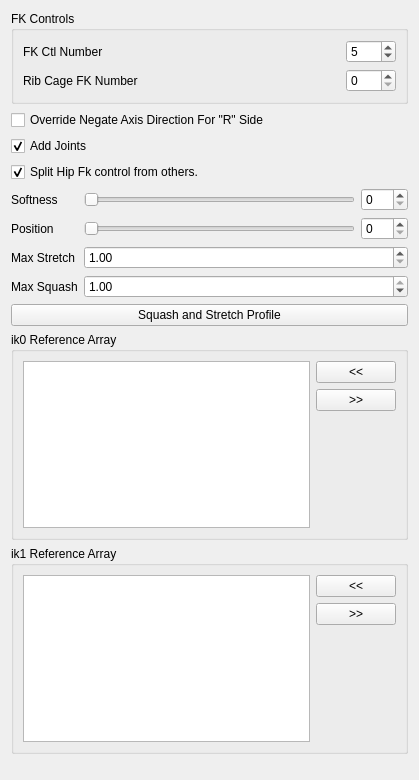
<?xml version="1.0" encoding="UTF-8"?>
<ui version="4.0">
 <class>Form</class>
 <widget class="QWidget" name="Form">
  <property name="geometry">
   <rect>
    <x>0</x>
    <y>0</y>
    <width>419</width>
    <height>780</height>
   </rect>
  </property>
  <property name="windowTitle">
   <string>Form</string>
  </property>
  <layout class="QVBoxLayout" name="verticalLayout">
   <item>
    <widget class="QGroupBox" name="groupBox_3">
     <property name="title">
      <string>FK Controls</string>
     </property>
     <layout class="QGridLayout" name="gridLayout">
      <item row="0" column="0">
       <layout class="QHBoxLayout" name="horizontalLayout_2" stretch="1,0">
        <property name="sizeConstraint">
         <enum>QLayout::SetMaximumSize</enum>
        </property>
        <item>
         <widget class="QLabel" name="fkNb_label">
          <property name="minimumSize">
           <size>
            <width>300</width>
            <height>0</height>
           </size>
          </property>
          <property name="text">
           <string>FK Ctl Number</string>
          </property>
         </widget>
        </item>
        <item>
         <widget class="QSpinBox" name="fkNb_spinBox">
          <property name="minimumSize">
           <size>
            <width>50</width>
            <height>0</height>
           </size>
          </property>
          <property name="minimum">
           <number>2</number>
          </property>
          <property name="maximum">
           <number>999</number>
          </property>
          <property name="value">
           <number>5</number>
          </property>
         </widget>
        </item>
       </layout>
      </item>
      <item row="1" column="0">
       <layout class="QHBoxLayout" name="horizontalLayout" stretch="1,0">
        <property name="sizeConstraint">
         <enum>QLayout::SetMaximumSize</enum>
        </property>
        <item>
         <widget class="QLabel" name="surplusFkNb_label">
          <property name="minimumSize">
           <size>
            <width>300</width>
            <height>0</height>
           </size>
          </property>
          <property name="text">
           <string>Rib Cage FK Number</string>
          </property>
         </widget>
        </item>
        <item>
         <widget class="QSpinBox" name="surplusFkNb_spinBox">
          <property name="minimumSize">
           <size>
            <width>50</width>
            <height>0</height>
           </size>
          </property>
         </widget>
        </item>
       </layout>
      </item>
     </layout>
    </widget>
   </item>
   <item>
    <widget class="QCheckBox" name="overrideNegate_checkBox">
     <property name="text">
      <string notr="true">Override Negate Axis Direction For &quot;R&quot; Side</string>
     </property>
    </widget>
   </item>
   <item>
    <widget class="QCheckBox" name="addJoints_checkBox">
     <property name="text">
      <string notr="true">Add Joints</string>
     </property>
     <property name="checked">
      <bool>true</bool>
     </property>
    </widget>
   </item>
   <item>
    <widget class="QCheckBox" name="isSplitHip_checkBox">
     <property name="toolTip">
      <string>&lt;html&gt;&lt;head/&gt;&lt;body&gt;&lt;p&gt;If checked each controller is free from its parent xform.&lt;/p&gt;&lt;/body&gt;&lt;/html&gt;</string>
     </property>
     <property name="text">
      <string notr="true">Split Hip Fk control from others.</string>
     </property>
     <property name="checked">
      <bool>true</bool>
     </property>
    </widget>
   </item>
   <item>
    <layout class="QFormLayout" name="formLayout">
     <property name="fieldGrowthPolicy">
      <enum>QFormLayout::AllNonFixedFieldsGrow</enum>
     </property>
     <item row="0" column="0">
      <widget class="QLabel" name="softness_label">
       <property name="text">
        <string>Softness</string>
       </property>
      </widget>
     </item>
     <item row="0" column="1">
      <layout class="QHBoxLayout" name="horizontalLayout_3">
       <item>
        <widget class="QSlider" name="softness_slider">
         <property name="minimumSize">
          <size>
           <width>0</width>
           <height>15</height>
          </size>
         </property>
         <property name="maximum">
          <number>100</number>
         </property>
         <property name="orientation">
          <enum>Qt::Horizontal</enum>
         </property>
        </widget>
       </item>
       <item>
        <widget class="QSpinBox" name="softness_spinBox">
         <property name="maximum">
          <number>100</number>
         </property>
        </widget>
       </item>
      </layout>
     </item>
     <item row="1" column="0">
      <widget class="QLabel" name="softness_label_2">
       <property name="text">
        <string>Position</string>
       </property>
      </widget>
     </item>
     <item row="1" column="1">
      <layout class="QHBoxLayout" name="horizontalLayout_4">
       <item>
        <widget class="QSlider" name="position_slider">
         <property name="minimumSize">
          <size>
           <width>0</width>
           <height>15</height>
          </size>
         </property>
         <property name="maximum">
          <number>100</number>
         </property>
         <property name="orientation">
          <enum>Qt::Horizontal</enum>
         </property>
        </widget>
       </item>
       <item>
        <widget class="QSpinBox" name="position_spinBox">
         <property name="maximum">
          <number>100</number>
         </property>
        </widget>
       </item>
      </layout>
     </item>
     <item row="2" column="0">
      <widget class="QLabel" name="maxStretch_label">
       <property name="sizePolicy">
        <sizepolicy hsizetype="MinimumExpanding" vsizetype="MinimumExpanding">
         <horstretch>0</horstretch>
         <verstretch>0</verstretch>
        </sizepolicy>
       </property>
       <property name="text">
        <string>Max Stretch</string>
       </property>
      </widget>
     </item>
     <item row="2" column="1">
      <widget class="QDoubleSpinBox" name="maxStretch_spinBox">
       <property name="sizePolicy">
        <sizepolicy hsizetype="MinimumExpanding" vsizetype="Fixed">
         <horstretch>0</horstretch>
         <verstretch>0</verstretch>
        </sizepolicy>
       </property>
       <property name="minimum">
        <double>1.000000000000000</double>
       </property>
       <property name="singleStep">
        <double>0.100000000000000</double>
       </property>
       <property name="value">
        <double>1.000000000000000</double>
       </property>
      </widget>
     </item>
     <item row="3" column="0">
      <widget class="QLabel" name="maxSquash_label">
       <property name="sizePolicy">
        <sizepolicy hsizetype="MinimumExpanding" vsizetype="MinimumExpanding">
         <horstretch>0</horstretch>
         <verstretch>0</verstretch>
        </sizepolicy>
       </property>
       <property name="text">
        <string>Max Squash</string>
       </property>
      </widget>
     </item>
     <item row="3" column="1">
      <widget class="QDoubleSpinBox" name="maxSquash_spinBox">
       <property name="sizePolicy">
        <sizepolicy hsizetype="MinimumExpanding" vsizetype="Fixed">
         <horstretch>0</horstretch>
         <verstretch>0</verstretch>
        </sizepolicy>
       </property>
       <property name="minimum">
        <double>0.100000000000000</double>
       </property>
       <property name="maximum">
        <double>1.000000000000000</double>
       </property>
       <property name="singleStep">
        <double>0.100000000000000</double>
       </property>
       <property name="value">
        <double>1.000000000000000</double>
       </property>
      </widget>
     </item>
    </layout>
   </item>
   <item>
    <widget class="QPushButton" name="ikProfile_pushButton">
     <property name="text">
      <string>Squash and Stretch Profile</string>
     </property>
    </widget>
   </item>
   <item>
    <widget class="QGroupBox" name="ik0RefArray_groupBox">
     <property name="title">
      <string>ik0 Reference Array</string>
     </property>
     <layout class="QGridLayout" name="gridLayout_3">
      <item row="0" column="0">
       <layout class="QHBoxLayout" name="ik0RefArray_horizontalLayout">
        <item>
         <layout class="QVBoxLayout" name="ik0RefArray_verticalLayout_1">
          <item>
           <widget class="QListWidget" name="ik0RefArray_listWidget">
            <property name="dragDropOverwriteMode">
             <bool>true</bool>
            </property>
            <property name="dragDropMode">
             <enum>QAbstractItemView::InternalMove</enum>
            </property>
            <property name="defaultDropAction">
             <enum>Qt::MoveAction</enum>
            </property>
            <property name="alternatingRowColors">
             <bool>true</bool>
            </property>
            <property name="selectionMode">
             <enum>QAbstractItemView::ExtendedSelection</enum>
            </property>
            <property name="selectionRectVisible">
             <bool>false</bool>
            </property>
           </widget>
          </item>
         </layout>
        </item>
        <item>
         <layout class="QVBoxLayout" name="ik0RefArray_verticalLayout_2">
          <item>
           <widget class="QPushButton" name="ik0RefArrayAdd_pushButton">
            <property name="text">
             <string>&lt;&lt;</string>
            </property>
           </widget>
          </item>
          <item>
           <widget class="QPushButton" name="ik0RefArrayRemove_pushButton">
            <property name="text">
             <string>&gt;&gt;</string>
            </property>
           </widget>
          </item>
          <item>
           <spacer name="ik0RefArray_verticalSpacer">
            <property name="orientation">
             <enum>Qt::Vertical</enum>
            </property>
            <property name="sizeHint" stdset="0">
             <size>
              <width>20</width>
              <height>40</height>
             </size>
            </property>
           </spacer>
          </item>
         </layout>
        </item>
       </layout>
      </item>
     </layout>
    </widget>
   </item>
   <item>
    <widget class="QGroupBox" name="ik1RefArray_groupBox">
     <property name="title">
      <string>ik1 Reference Array</string>
     </property>
     <layout class="QGridLayout" name="gridLayout_3">
      <item row="0" column="0">
       <layout class="QHBoxLayout" name="ik1RefArray_horizontalLayout">
        <item>
         <layout class="QVBoxLayout" name="ik1RefArray_verticalLayout_1">
          <item>
           <widget class="QListWidget" name="ik1RefArray_listWidget">
            <property name="dragDropOverwriteMode">
             <bool>true</bool>
            </property>
            <property name="dragDropMode">
             <enum>QAbstractItemView::InternalMove</enum>
            </property>
            <property name="defaultDropAction">
             <enum>Qt::MoveAction</enum>
            </property>
            <property name="alternatingRowColors">
             <bool>true</bool>
            </property>
            <property name="selectionMode">
             <enum>QAbstractItemView::ExtendedSelection</enum>
            </property>
            <property name="selectionRectVisible">
             <bool>false</bool>
            </property>
           </widget>
          </item>
         </layout>
        </item>
        <item>
         <layout class="QVBoxLayout" name="ik1RefArray_verticalLayout_2">
          <item>
           <widget class="QPushButton" name="ik1RefArrayAdd_pushButton">
            <property name="text">
             <string>&lt;&lt;</string>
            </property>
           </widget>
          </item>
          <item>
           <widget class="QPushButton" name="ik1RefArrayRemove_pushButton">
            <property name="text">
             <string>&gt;&gt;</string>
            </property>
           </widget>
          </item>
          <item>
           <spacer name="ik1RefArray_verticalSpacer">
            <property name="orientation">
             <enum>Qt::Vertical</enum>
            </property>
            <property name="sizeHint" stdset="0">
             <size>
              <width>20</width>
              <height>40</height>
             </size>
            </property>
           </spacer>
          </item>
         </layout>
        </item>
       </layout>
      </item>
     </layout>
    </widget>
   </item>
   <item>
    <spacer name="verticalSpacer">
     <property name="orientation">
      <enum>Qt::Vertical</enum>
     </property>
     <property name="sizeHint" stdset="0">
      <size>
       <width>20</width>
       <height>40</height>
      </size>
     </property>
    </spacer>
   </item>
  </layout>
 </widget>
 <resources/>
 <connections/>
</ui>
